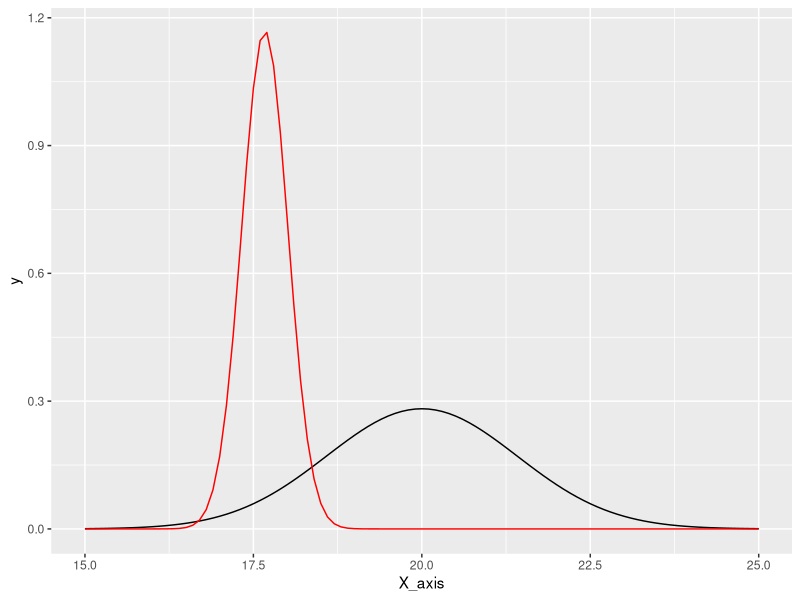
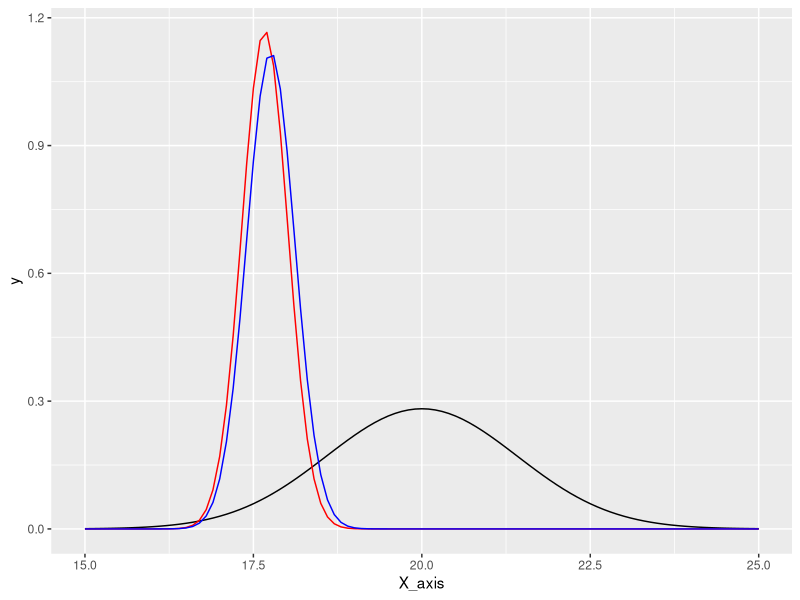
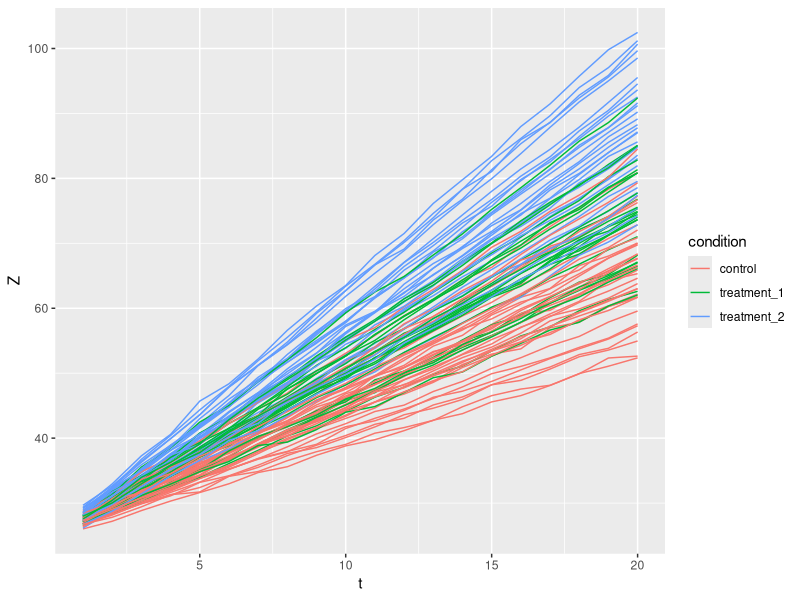

The R script that drew these images, in order:
#------------------------------------------
# Supplyment of the first part of Chap.4
# developed by Tetsuya Akita
#
# 1. Estimating Y and sigma with known beta
# 2. Estimating Y and sigma with unknown beta
# 3. Replicate Fig.4.5
#------------------------------------------

library(tidyverse)

# 1. Estimating Y and sigma with known beta

Z = tibble::tibble(s=c(2,2,6,6),t=c(0.2,1,0.2,0.9),n=c(15,22,17,23))
Y = tibble::tibble(s=c(3),t=c(0.5),n=c(NA))
cov_func = function(a=2,b=0.2,v=2,d=1,s,t){
  v * exp(-b^2*s^2/(a^2*t^2+1)) / (a^2*t^2+1)^(d/2)
}

Cz = as.matrix(cov_func(s=dist(Z$s,diag = T,upper = T),
                        t=dist(Z$t,diag = T,upper = T))) + 2*diag(4) # cov_func does not return the diag elements...
c0 = cov_func(s=Z$s-Y$s, t=Z$t-Y$t)
w_t = t(c0) %*% solve(Cz)

beta = 20
X = c(1,1,1,1)
cond_mean = as.vector(t(Z$n) - X*beta)
Y_hat = beta + t(c0) %*% solve(Cz) %*% cond_mean
sigma_sk = 2- t(c0) %*% solve(Cz) %*% c0
cat("Y_hat =",Y_hat,"sigma_sk =",sigma_sk,"\n")

ggplot(data=data.frame(X_axis=c(15,25)), aes(x=X_axis)) +
  stat_function(fun=dnorm, args=list(mean=beta, sd=2^0.5)) +
  stat_function(fun=dnorm, args=list(mean=Y_hat, sd=sigma_sk),col="red")

# 2. Estimating Y and sigma with unknown beta

beta_hat = solve( t(X) %*% solve(Cz) %*% X ) %*% t(X) %*% solve(Cz) %*% Z$n
cat("beta_hat =",beta_hat,"\n")

X = c(1,1,1,1)
cond_mean = as.vector(t(Z$n) - X*c(beta_hat))
Y_hat_uk = beta_hat + t(c0) %*% solve(Cz) %*% cond_mean
kap = t(1 - t(X) %*% solve(Cz) %*% c0) %*% solve( t(X) %*% solve(Cz) %*% X ) %*% (1 - t(X) %*% solve(Cz) %*% c0)
sigma_uk = 2- t(c0) %*% solve(Cz) %*% c0 + kap
cat("Y_hat_uk =",Y_hat_uk,"sigma_uk =",sigma_uk,"\n")

ggplot(data=data.frame(X_axis=c(15,25)), aes(x=X_axis)) +
  stat_function(fun=dnorm, args=list(mean=beta, sd=2^0.5)) +
  stat_function(fun=dnorm, args=list(mean=Y_hat, sd=sigma_sk),col="red") +
  stat_function(fun=dnorm, args=list(mean=Y_hat_uk, sd=sigma_uk),col="blue")

# 3. Replicate Fig.4.5
rm(list = ls())
library(tidyverse)

assign_condtion = function(n_max,t_max){
  out = NULL
  ran = runif(n_max)
  for(i in 1:n_max){
    if (ran[i]<1/3) {
      out = c(out,rep("control",t_max))
    } else if (ran[i] < 2/3) {
      out = c(out,rep("treatment_1",t_max))
    } else {
      out = c(out,rep("treatment_2",t_max))
    }
  }
  return(out)
}

n_max = 90
t_max = 20
sigma_1 = 0.2
sigma_2 = 0.2
sigma_ep = 0.1
b_0 = 25
b_1 = 2
b_2 = 2.5
b_3 = 3

param = tibble::tibble(
  n = seq(1,n_max),
  alpha_1 = rnorm(n = n_max, mean = 0, sd = sigma_1^0.5),
  alpha_2 = rnorm(n = n_max, mean = 0, sd = sigma_2^0.5),
  intecept =  b_0 + rnorm(n = n_max, mean = 0, sd = sigma_1^0.5)
) 
print(param)

df = tidyr::crossing(
  n = seq(1,n_max), 
  t = seq(1,t_max)
) %>%
  dplyr::mutate(condition = assign_condtion(n_max,t_max)) %>%
  dplyr::mutate(epsilon =  rnorm(n = n_max*t_max, mean = 0, sd = sigma_ep^0.5)) %>%
  dplyr::mutate(intercept = purrr::map_dbl(n, ~ {param$intecept[.]})) %>%
  dplyr::mutate(slope = if_else(condition == "control",
                                true = purrr::map2_dbl(n, t, function(x,y){
                                  (b_1 + param$alpha_2[x]) * y}),
                                false = if_else(condition == "treatment_1",
                                                true = purrr::map2_dbl(n, t, function(x,y){
                                                  (b_2 + param$alpha_2[x]) * y
                                                  }),
                                                false = purrr::map2_dbl(n, t, function(x,y){
                                                  (b_3 + param$alpha_2[x]) * y
                                                })))) %>%
  dplyr::mutate(Z = intercept + slope + epsilon)
print(df)
ggplot(df,aes(x=t,y=Z,colour=condition,group=n)) +
  geom_line()







